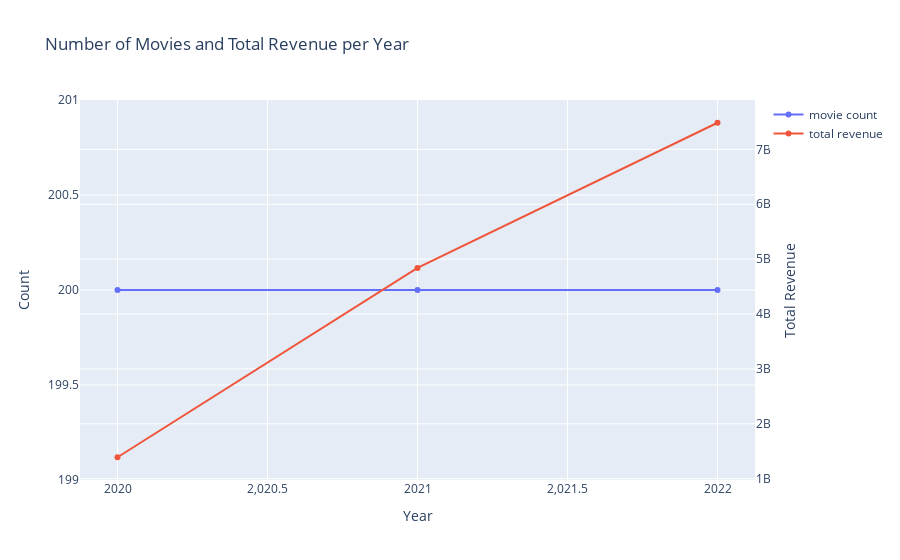

The code cell stored with this chart in its notebook:
### Markdown cell above
## Number of Movies and Revenue Per Year

### Code cell
d1 = train['ReleaseDate_year'].value_counts().sort_index()
d2 = train.groupby(['ReleaseDate_year'])['Gross'].sum()

data = [go.Scatter(x=d1.index, y=d1.values, name='movie count'),
        go.Scatter(x=d2.index, y=d2.values, name='total revenue', yaxis='y2')] 

layout = go.Layout(dict(title = 'Number of Movies and Total Revenue per Year',
                       xaxis = dict(title = 'Year'),
                       yaxis = dict(title = 'Count'),
                       yaxis2 = dict(title='Total Revenue', overlaying='y', side='right')), 
                   legend = dict(orientation='v'))
py.iplot(dict(data=data, layout=layout))

### Figure 1 — Plotly figure (JSON) as saved in the notebook; plotly's stock layout.template omitted (floating-point values rounded to 4 significant figures)
{"data": [{"name": "movie count", "type": "scatter", "x": [2020, 2021, 2022], "y": [200, 200, 200]}, {"name": "total revenue", "type": "scatter", "x": [2020, 2021, 2022], "y": [1390583446, 4840048351, 7484702266], "yaxis": "y2"}], "layout": {"legend": {"orientation": "v"}, "title": {"text": "Number of Movies and Total Revenue per Year"}, "xaxis": {"title": {"text": "Year"}}, "yaxis": {"title": {"text": "Count"}}, "yaxis2": {"overlaying": "y", "side": "right", "title": {"text": "Total Revenue"}}}}
